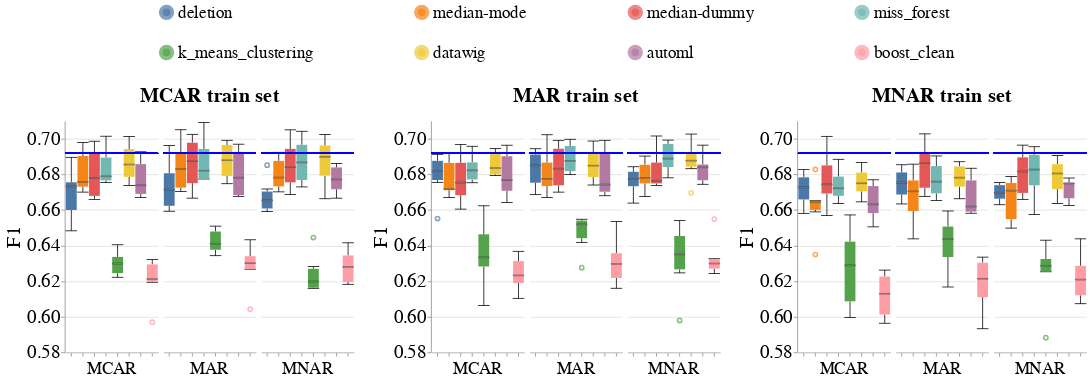

The notebook cell saved with this chart:
### Code cell
create_box_plots_for_diff_imputers_v2(dataset_name=DATASET_NAME,
                                      model_name='gandalf_clf',
                                      metric_name='f1',
                                      db_client=db_client)

### Figure 1 — Vega-Lite specification as saved in the notebook (floating-point values rounded to 4 significant figures; data arrays with more than 128 entries replaced by an {"elided": "..."} marker saying what was removed)
{"config": {"view": {"continuousWidth": 400, "continuousHeight": 300, "stroke": null}, "axis": {"labelFontSize": 24, "labelFontWeight": "normal", "titleFontSize": 26, "titleFontWeight": "normal"}, "facet": {"spacing": 5}, "header": {"labelFontSize": 22, "labelOrient": "bottom", "labelPadding": 5, "titleFontSize": 26}, "legend": {"columns": 4, "direction": "horizontal", "labelFontSize": 22, "labelLimit": 400, "orient": "top", "symbolOffset": 120, "symbolStrokeWidth": 10, "titleAnchor": "middle", "titleFontSize": 24, "titleLimit": 300}, "title": {"fontSize": 26}}, "hconcat": [{"facet": {"column": {"field": "Test_Injection_Strategy", "sort": ["MCAR", "MAR", "MNAR"], "title": "MCAR train set", "type": "nominal"}}, "spec": {"layer": [{"mark": {"type": "boxplot", "median": {"stroke": "black", "strokeWidth": 0.7}, "ticks": true}, "encoding": {"color": {"field": "Null_Imputer_Name", "sort": ["deletion", "median-mode", "median-dummy", "miss_forest", "k_means_clustering", "datawig", "automl", "boost_clean"], "title": null, "type": "nominal"}, "x": {"axis": {"labels": false}, "field": "Null_Imputer_Name", "sort": ["deletion", "median-mode", "median-dummy", "miss_forest", "k_means_clustering", "datawig", "automl", "boost_clean"], "title": null, "type": "nominal"}, "y": {"field": "Metric_Value", "scale": {"zero": false}, "title": "F1", "type": "quantitative"}}}, {"mark": "rule", "encoding": {"color": {"value": "blue"}, "size": {"value": 2}, "y": {"field": "Baseline_Median", "type": "quantitative"}}}], "width": 120}}, {"data": {"name": "data-518b016f9dd963042bb4fe2d7eeb0563"}, "facet": {"column": {"field": "Test_Injection_Strategy", "sort": ["MCAR", "MAR", "MNAR"], "title": "MAR train set", "type": "nominal"}}, "spec": {"layer": [{"mark": {"type": "boxplot", "median": {"stroke": "black", "strokeWidth": 0.7}, "ticks": true}, "encoding": {"color": {"field": "Null_Imputer_Name", "sort": ["deletion", "median-mode", "median-dummy", "miss_forest", "k_means_clustering", "datawig", "automl", "boost_clean"], "title": null, "type": "nominal"}, "x": {"axis": {"labels": false}, "field": "Null_Imputer_Name", "sort": ["deletion", "median-mode", "median-dummy", "miss_forest", "k_means_clustering", "datawig", "automl", "boost_clean"], "title": null, "type": "nominal"}, "y": {"field": "Metric_Value", "scale": {"zero": false}, "title": "F1", "type": "quantitative"}}}, {"mark": "rule", "encoding": {"color": {"value": "blue"}, "size": {"value": 2}, "y": {"field": "Baseline_Median", "type": "quantitative"}}}], "width": 120}}, {"data": {"name": "data-e2046a019e9c1183e64f9b5eb7b063f5"}, "facet": {"column": {"field": "Test_Injection_Strategy", "sort": ["MCAR", "MAR", "MNAR"], "title": "MNAR train set", "type": "nominal"}}, "spec": {"layer": [{"mark": {"type": "boxplot", "median": {"stroke": "black", "strokeWidth": 0.7}, "ticks": true}, "encoding": {"color": {"field": "Null_Imputer_Name", "sort": ["deletion", "median-mode", "median-dummy", "miss_forest", "k_means_clustering", "datawig", "automl", "boost_clean"], "title": null, "type": "nominal"}, "x": {"axis": {"labels": false}, "field": "Null_Imputer_Name", "sort": ["deletion", "median-mode", "median-dummy", "miss_forest", "k_means_clustering", "datawig", "automl", "boost_clean"], "title": null, "type": "nominal"}, "y": {"field": "Metric_Value", "scale": {"zero": false}, "title": "F1", "type": "quantitative"}}}, {"mark": "rule", "encoding": {"color": {"value": "blue"}, "size": {"value": 2}, "y": {"field": "Baseline_Median", "type": "quantitative"}}}], "width": 120}}], "data": {"name": "data-e2d784929bd7602256d749c326020f36"}, "resolve": {"scale": {"y": "shared"}}, "$schema": "https://vega.github.io/schema/vega-lite/v4.17.0.json", "datasets": {"data-e2d784929bd7602256d749c326020f36": {"elided": "144 records"}, "data-518b016f9dd963042bb4fe2d7eeb0563": {"elided": "144 records"}, "data-e2046a019e9c1183e64f9b5eb7b063f5": {"elided": "144 records"}}}
